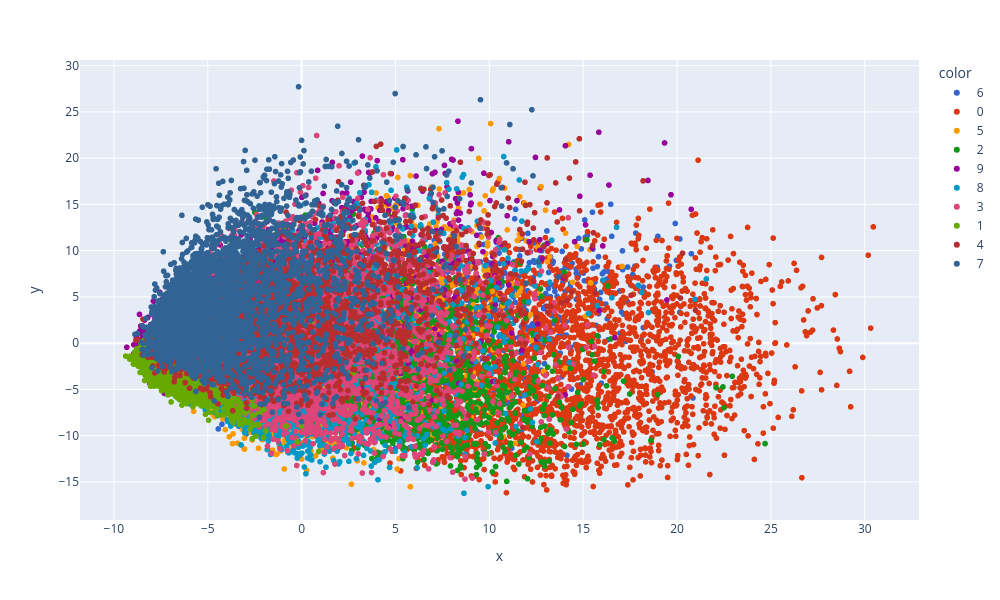

The code cell stored with this chart in its notebook:
### Code cell
y_train_trf = y_train.astype(str)
fig = px.scatter(x=x_train_trf1[:,0], y=x_train_trf1[:,1], color=y_train_trf,
          color_discrete_sequence=px.colors.qualitative.G10
          )

fig.update_layout(height=600, width=1000)
fig.show()

### Figure 1 — Plotly figure (JSON) as saved in the notebook; plotly's stock layout.template omitted (floating-point values rounded to 4 significant figures; data arrays with more than 128 entries replaced by an {"elided": "..."} marker saying what was removed)
{"data": [{"hovertemplate": "color=6<br>x=%{x}<br>y=%{y}<extra></extra>", "legendgroup": "6", "marker": {"color": "#3366CC", "symbol": "circle"}, "mode": "markers", "name": "6", "showlegend": true, "type": "scattergl", "x": {"elided": "3311 float values"}, "xaxis": "x", "y": {"elided": "3311 float values"}, "yaxis": "y"}, {"hovertemplate": "color=0<br>x=%{x}<br>y=%{y}<extra></extra>", "legendgroup": "0", "marker": {"color": "#DC3912", "symbol": "circle"}, "mode": "markers", "name": "0", "showlegend": true, "type": "scattergl", "x": {"elided": "3326 float values"}, "xaxis": "x", "y": {"elided": "3326 float values"}, "yaxis": "y"}, {"hovertemplate": "color=5<br>x=%{x}<br>y=%{y}<extra></extra>", "legendgroup": "5", "marker": {"color": "#FF9900", "symbol": "circle"}, "mode": "markers", "name": "5", "showlegend": true, "type": "scattergl", "x": {"elided": "3005 float values"}, "xaxis": "x", "y": {"elided": "3005 float values"}, "yaxis": "y"}, {"hovertemplate": "color=2<br>x=%{x}<br>y=%{y}<extra></extra>", "legendgroup": "2", "marker": {"color": "#109618", "symbol": "circle"}, "mode": "markers", "name": "2", "showlegend": true, "type": "scattergl", "x": {"elided": "3367 float values"}, "xaxis": "x", "y": {"elided": "3367 float values"}, "yaxis": "y"}, {"hovertemplate": "color=9<br>x=%{x}<br>y=%{y}<extra></extra>", "legendgroup": "9", "marker": {"color": "#990099", "symbol": "circle"}, "mode": "markers", "name": "9", "showlegend": true, "type": "scattergl", "x": {"elided": "3322 float values"}, "xaxis": "x", "y": {"elided": "3322 float values"}, "yaxis": "y"}, {"hovertemplate": "color=8<br>x=%{x}<br>y=%{y}<extra></extra>", "legendgroup": "8", "marker": {"color": "#0099C6", "symbol": "circle"}, "mode": "markers", "name": "8", "showlegend": true, "type": "scattergl", "x": {"elided": "3248 float values"}, "xaxis": "x", "y": {"elided": "3248 float values"}, "yaxis": "y"}, {"hovertemplate": "color=3<br>x=%{x}<br>y=%{y}<extra></extra>", "legendgroup": "3", "marker": {"color": "#DD4477", "symbol": "circle"}, "mode": "markers", "name": "3", "showlegend": true, "type": "scattergl", "x": {"elided": "3491 float values"}, "xaxis": "x", "y": {"elided": "3491 float values"}, "yaxis": "y"}, {"hovertemplate": "color=1<br>x=%{x}<br>y=%{y}<extra></extra>", "legendgroup": "1", "marker": {"color": "#66AA00", "symbol": "circle"}, "mode": "markers", "name": "1", "showlegend": true, "type": "scattergl", "x": {"elided": "3798 float values"}, "xaxis": "x", "y": {"elided": "3798 float values"}, "yaxis": "y"}, {"hovertemplate": "color=4<br>x=%{x}<br>y=%{y}<extra></extra>", "legendgroup": "4", "marker": {"color": "#B82E2E", "symbol": "circle"}, "mode": "markers", "name": "4", "showlegend": true, "type": "scattergl", "x": {"elided": "3240 float values"}, "xaxis": "x", "y": {"elided": "3240 float values"}, "yaxis": "y"}, {"hovertemplate": "color=7<br>x=%{x}<br>y=%{y}<extra></extra>", "legendgroup": "7", "marker": {"color": "#316395", "symbol": "circle"}, "mode": "markers", "name": "7", "showlegend": true, "type": "scattergl", "x": {"elided": "3492 float values"}, "xaxis": "x", "y": {"elided": "3492 float values"}, "yaxis": "y"}], "layout": {"height": 600, "legend": {"title": {"text": "color"}, "tracegroupgap": 0}, "margin": {"t": 60}, "width": 1000, "xaxis": {"anchor": "y", "domain": [0, 1], "title": {"text": "x"}}, "yaxis": {"anchor": "x", "domain": [0, 1], "title": {"text": "y"}}}}
